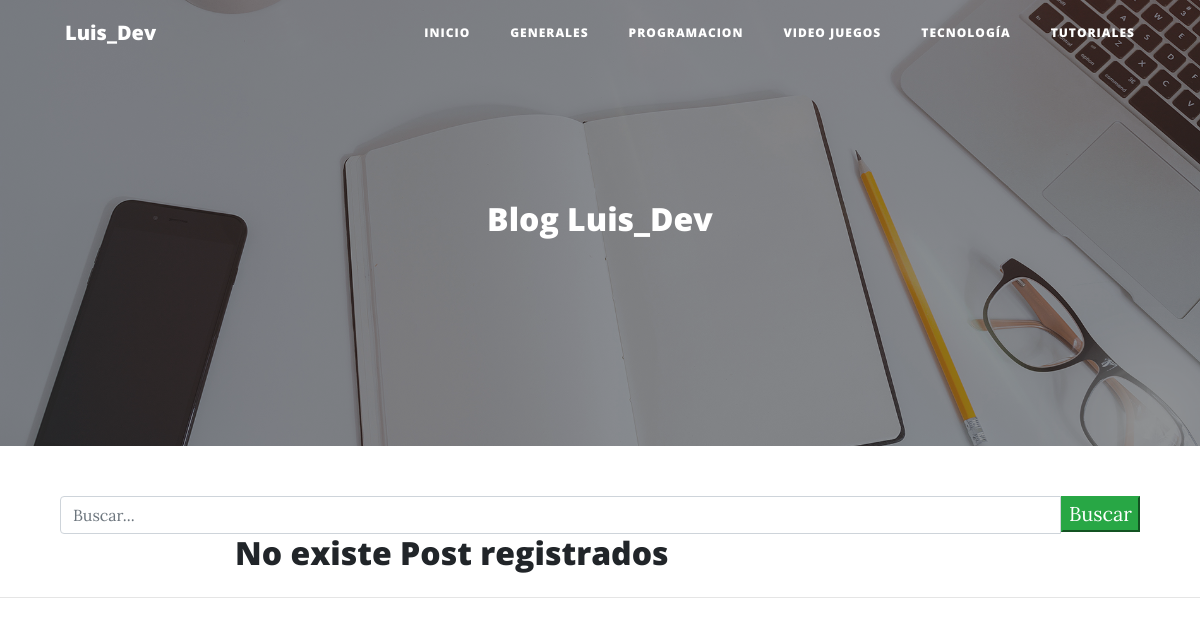
The app's page /, older data.
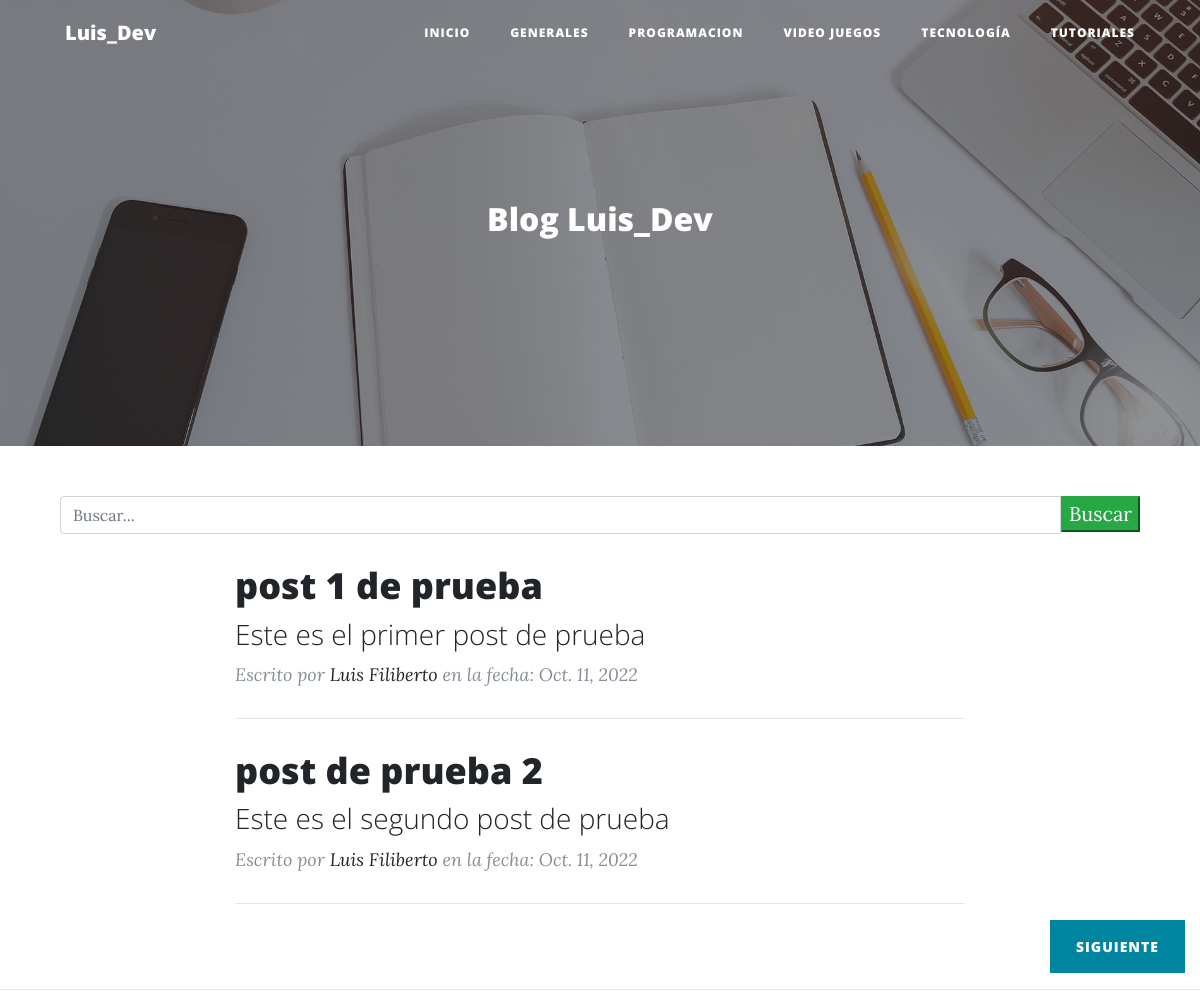
The same page, newer data.
### aplicaciones/blog/models.py (models this page shows, shortened)
class Post(models.Model):
    id = models.AutoField(primary_key=True)
    titulo = models.CharField(max_length=90, blank=False, null=False, verbose_name='Titulo')
    slug = models.CharField(max_length=100, blank=False, null=False, verbose_name='Slugs')
    descripcion = models.CharField(max_length=100, blank=False, null=False, verbose_name='Descripción')
    contenido = RichTextField(verbose_name='Contenido')
    imagen = models.URLField(max_length=9999999 ,blank=False, null=False)
    autor = models.ForeignKey(Autor, on_delete=models.CASCADE)
    categoria = models.ForeignKey(Categoria, on_delete=models.CASCADE)
    estado = models.BooleanField(default=True ,verbose_name='Publicado/No Publicado')
    fecha_creacion = models.DateField(auto_now=False, auto_now_add=True, verbose_name='Fecha de creación')
    class Meta:
        verbose_name = 'Post'
        verbose_name_plural = 'Posts'

class Autor(models.Model):
    id = models.AutoField(primary_key=True)
    nombre = models.CharField(max_length=255, null= False, blank=False, verbose_name='Nombre de la Autor')
    apellidos = models.CharField(max_length=255, null= False, blank=False, verbose_name='Apellidos de la Autor')
    estado = models.BooleanField(verbose_name='Autor Activo/No Activo', default=True)
    fecha_creacion = models.DateField(verbose_name='Fecha de creación', auto_now=False, auto_now_add=True)
    class Meta:
        verbose_name = 'Autor'
        verbose_name_plural = 'Autores'
    def __str__(self):
        return "{0} {1}".format(self.nombre, self.apellidos)

### aplicaciones/blog/views.py (the view)
# urls.py: path('', home, name='index'),
def home(request):
    queryset = request.GET.get("buscar")
    print(queryset)
    posts = Post.objects.filter(estado=True)
    if queryset:
        posts = Post.objects.filter(
            Q(titulo__icontains=queryset) |
            Q(descripcion__icontains=queryset)
        ).distinct()
    paginator = Paginator(posts, 2)
    page = request.GET.get('page')
    posts = paginator.get_page(page)
    return render(request, 'index.html', {'posts': posts})

### Templates/index.html (shortened to what the changed rows need)
{% load staticfiles %}
<!DOCTYPE html>
<html lang="es">
<head>
    <link href="{% static 'vendor/bootstrap/css/bootstrap.min.css' %}" rel="stylesheet">
    <link href="{% static 'vendor/fontawesome-free/css/all.min.css' %}" rel="stylesheet" type="text/css">
    <link href="{% static 'css/clean-blog.min.css' %}" rel="stylesheet">
</head>
<body>
<header class="masthead"
        style="background-image: url({% block imagen %}{% static 'img/home-bg.jpg' %}{% endblock imagen %})">
    <div class="container">
        <div class="row">
            <div class="col-lg-8 col-md-10 mx-auto">
                <div class="site-heading">
                    <h2>{% block titulo_principal %}Blog Luis_Dev{% endblock titulo_principal %}</h2>
                </div>
            </div>
        </div>
    </div>
</header>
<div class="container">
    <div class="row">
        <div class="col-lg-8 col-md-10 mx-auto">
            {% block contenido %}
                {% if posts %}
                    {% for post in posts %}
                        <div class="post-preview">
                            <a href="{% url 'blog:detalle_post' post.slug %}">
                                <h2 class="post-title">
                                    {{ post.titulo }}
                                </h2>
                                <h3 class="post-subtitle">
                                    {{ post.descripcion }}
                                </h3>
                            </a>
                            <p class="post-meta">Escrito por
                                <a href="#">{{ post.autor }}</a> en la fecha:
                                {{ post.fecha_creacion }}</p>
                        </div>
                        <hr>
                    {% endfor %}
                {% else %}
                    <h2>No existe Post registrados</h2>
                {% endif %}
            {% endblock contenido %}
        </div>
    </div>
</div>
<div class="row">
    <div class="col-md-12 col-md-12 col-md-12 col-md-12">
        <div class="col-md-6 col-sm-6 col-lg-6 col-xs-6 float-right">
            {% if posts.has_next %}
                <div class="clearfix">
                <a href="?page={{ posts.next_page_number }}{% if request.GET.search %}&q={{ request.GET.search }}{% endif %}" class="btn btn-primary float-right">Siguiente</a>
                </div>
            {% endif %}
        </div>
    </div>
</div>
</body>
</html>

Row changes from the older to the newer data that the page shows:
added Post: titulo "post 1 de prueba", descripcion "Este es el primer post de prueba", autor "Luis Filiberto", fecha_creacion "Oct. 11, 2022"
added Post: titulo "post de prueba 2", descripcion "Este es el segundo post de prueba", autor "Luis Filiberto", fecha_creacion "Oct. 11, 2022"
Text that changed along with them:
text no longer shown: "No existe Post registrados"
text now shown: "SIGUIENTE"
